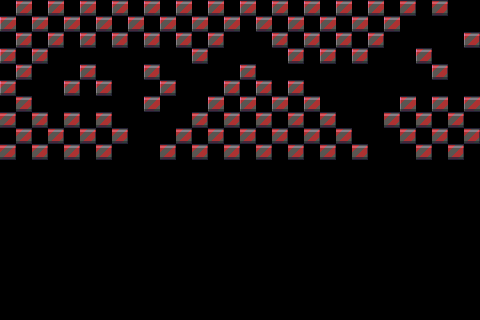

The image is a tile-based game level rendered from a .tmx file. Its description and source (layers, tilesets, objects; grid data summarised) follow:
An orthogonal 30x20 tile map with 16x16 px tiles, 1 tile layer (Tile Layer 1).

<map version="1.0" orientation="orthogonal" width="30" height="20" tilewidth="16" tileheight="16">
 <tileset firstgid="1" name="tiles" tilewidth="16" tileheight="16">
  <image source="../img/tiles.png" width="80" height="224" />
 </tileset>
 <layer name="Tile Layer 1" width="30" height="20">
  <data>[600 cells, 105 non-empty, 3 distinct tile ids]</data>
 </layer>
</map>